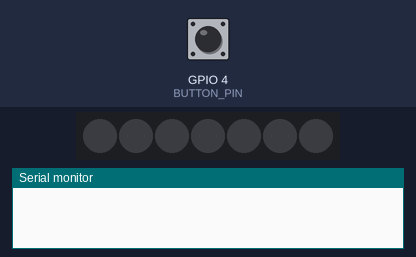
The sketch below on a simulated ESP8266 (NodeMCU). Parts: 7 RGB LEDs in strip order, left to right, the last lines printed to the serial monitor. The test bench sets the inputs (shaded band); at power-on: GPIO 4 (BUTTON_PIN) HIGH. Dim RGB values are drawn brighter than linear; random numbers use the default seed unless the sketch sets one.

Above: at 2.2 s.
2.3 s: GPIO 4 (BUTTON_PIN) pulled LOW for 0.15 s
At 2.9 s:
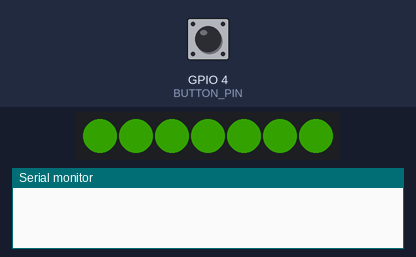
5.4 s: GPIO 4 (BUTTON_PIN) pulled LOW for 3.2 s
At 8.81 s:
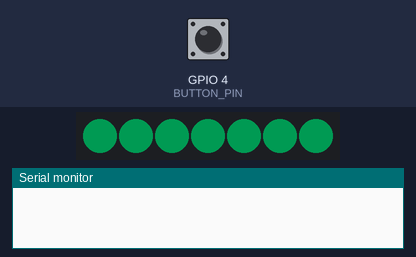
9.2 s: GPIO 4 (BUTTON_PIN) pulled LOW for 1 s
At 10.37 s:
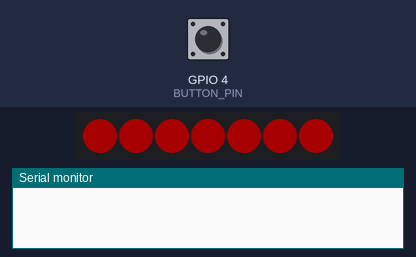
10.8 s: GPIO 4 (BUTTON_PIN) pulled LOW for 3.2 s
14.6 s: GPIO 4 (BUTTON_PIN) pulled LOW for 0.15 s
At 14.92 s:
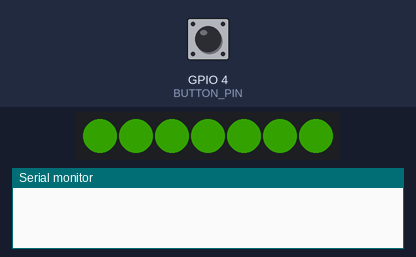
15.3 s: GPIO 4 (BUTTON_PIN) pulled LOW for 0.15 s
At 19.96 s:
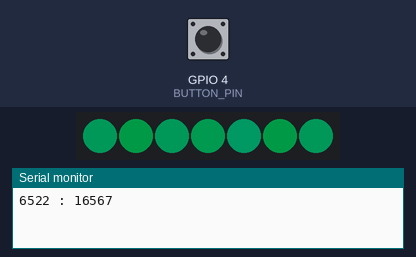
Timing chart, 0 to 22.0 s (numbered marks = the images above; inputs shaded):
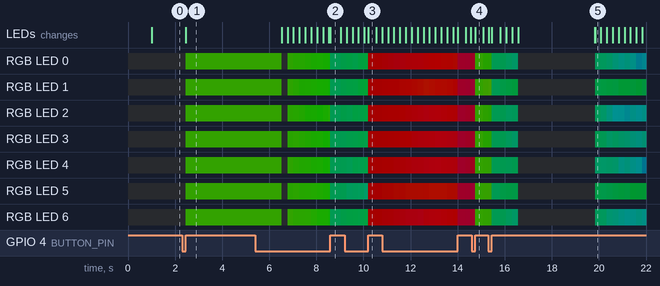

The sketch:

pixeltest.ino
```cpp
#include <FastLED.h>
#include <time.h>

#define BUTTON_PIN 4
#define NUM_LEDS 7
#define DATA_PIN 5
#define MAX_BRIGHTNESS 100
#define CTREM_VAL 7
#define VTREM_VAL 20

// LED Status Variables
CRGB leds[NUM_LEDS];
int16_t ledValDiffs[NUM_LEDS][3];
const char numColors = 4;
uint8_t colorHSVVals[numColors] = {235, 83, 129, 0};
const volatile int myColorIndex = 4;


// Current State Variables
uint8_t current_color_hue = 129;
uint8_t default_saturation = 255;
uint8_t default_brightness = MAX_BRIGHTNESS;

volatile int colorIndex = 0;
int animNum = 0;


void status(){
  //Serial.print(NUM_LEDS);
  Serial.print("[animNum: ");
  Serial.print(animNum);
  Serial.print("]\n");
  Serial.print("Defaults:\n");
  Serial.print(current_color_hue); Serial.print(" | ");
  Serial.print(default_saturation); Serial.print(" | ");
  Serial.print(default_brightness); Serial.print("\n\n");

  for(int i = 0; i< NUM_LEDS; i++){
    Serial.print("(");
    Serial.print(ledValDiffs[i][0]);
    Serial.print(",");
    Serial.print(ledValDiffs[i][1]);
    Serial.print(",");
    Serial.print(ledValDiffs[i][2]);
    Serial.print(")\n");
  }
}

void resetLED(bool lightsOn){
  //lightsOn = false: starts low to animate up
  //lightsOn = true: starts high
  for (int i = 0; i<NUM_LEDS; i++){
    ledValDiffs[i][0] = 0;
    ledValDiffs[i][1] = 0;
    if (lightsOn) {
      leds[i] = CHSV( current_color_hue, default_saturation, MAX_BRIGHTNESS);
      ledValDiffs[i][2] = 0;
    }
    else {
      leds[i] = CHSV( current_color_hue, default_saturation, 0);
      ledValDiffs[i][2] = -1*MAX_BRIGHTNESS;
    }
  }
  //status();
  FastLED.show();
}

// here are the animation-specific global variables

int8_t an1CtremSigns[NUM_LEDS];
int8_t an1VtremSign = 1;

int8_t an5LedNum = 0;
int8_t an6LedNum = -1;

int hnum;
int snum;
int vnum;

int animate(int selection){
  hnum = 0; snum = 0; vnum = 0;
  FastLED.show();
  if(selection == 0){
    //no animation. stay what it is already.
    return 0;
  }
  else if (selection == 1){
    //default color / value tremolo animation.
    //only call this if colors are already on. if they aren't, you'll need to resetLED.

    //value trem
    if (ledValDiffs[0][2] > VTREM_VAL){
      an1VtremSign = -1;
    }
    else if(ledValDiffs[0][2] < -1*VTREM_VAL){
      an1VtremSign = 1;
    }
    vnum = an1VtremSign*2;

    for (int i = 0; i < NUM_LEDS; i++){
      //color tremolo
      if (ledValDiffs[i][0] > CTREM_VAL){
        an1CtremSigns[i] = -1;
      }
      else if(ledValDiffs[i][0] < -1*CTREM_VAL){
        an1CtremSigns[i] = 1;
      }
      hnum = an1CtremSigns[i]*random(3);
      ledValDiffs[i][0]+= hnum;
      ledValDiffs[i][2]+=vnum;
      leds[i] = CHSV(current_color_hue + ledValDiffs[i][0], default_saturation, default_brightness+ledValDiffs[i][2]);
    }
    //status();
  }
  else if (selection == 5){
    //this fade in is hella broken. ignore for now, since animation 1 fades in.
    //maybe it's broken cause I never show the changes :/
    int actval = 0;
    int expval = 0;
    int increment = default_brightness / NUM_LEDS;
    bool done = true;
    //assumes off.
    //fade in. use log2 in a row.
    //an5LedNum
    for(int i = NUM_LEDS - 1; i > 0; i++){
      if(i >= an5LedNum){
        if (ledValDiffs[i][2] == -1*default_brightness){
          ledValDiffs[i][2] = -1*default_brightness +2;
          done = false;
        }
        else if(-1*ledValDiffs[i][2] < default_brightness){
          ledValDiffs[i][2] += increment;
          done = false;
        }
        else if(ledValDiffs[i][2] > 0){
          ledValDiffs[i][2] = 0;
        }
      }
    }
    if(done)
    {
      return 1;
    }
    //this one had a part where I parsed backwards for some reason.
  }
    else if (selection == 6){
    //fade out. random.
    //if the pin's value isn't off, fade that pin out incrementally and randomly.
    //once faded out / pin invalid, you need to pick another random.
    //YES this is the bogosort method, but screw you it works ok for small values
    bool done = true;
    if (an6LedNum < 0){
      //pick a new an6LedNum
      an6LedNum = random(NUM_LEDS);
    }
    else if(-1*ledValDiffs[an6LedNum][2] >= default_brightness){
      //pick a new an6LedNum
      ledValDiffs[an6LedNum][2] = -1*default_brightness;
      an6LedNum = random(NUM_LEDS);
    }
    else{
      ledValDiffs[an6LedNum][2] -= 7;
      //when it goes over it flashes. kinda cool tbh
    }

    for (int i = 0; i < NUM_LEDS; i++){
      if (ledValDiffs[i][2] != -1*default_brightness){
        done = false;
      }
      leds[i] = CHSV(current_color_hue + ledValDiffs[i][0], default_saturation, default_brightness+ledValDiffs[i][2]);
    }

    if (done){
      return 1; //when complete
    }
  }
  return 0;
}

//interrupt stuff
volatile unsigned long lastPressTS = 0; //timestamp of last button press
volatile bool btnISRFlag = false; //flag that stays on until cleared by ISR.
ICACHE_RAM_ATTR void pin_ISR(){
  // can't use millis()

  if (millis() - lastPressTS > 10){
    // 10 is debounce time in mS: if our difference is > debounce, it's legit.
    lastPressTS = millis();
    btnISRFlag = true;

    //changing color here.
    ++colorIndex;
    if(colorIndex == myColorIndex){
      ++colorIndex;
    }
    if(colorIndex >= numColors){
      colorIndex = 0;
    }
    current_color_hue = colorHSVVals[colorIndex];

    resetLED(true);
    //toggle = !toggle;
  }
}

void setup() {
  delay(500);
  Serial.begin(9600); //setting up debug output
  FastLED.addLeds<NEOPIXEL, DATA_PIN>(leds, NUM_LEDS);
  delay(500);

  //seeding for the color tremolo
  for(int u = 0; u< NUM_LEDS; u++){
    an1CtremSigns[u]=1;
  }

  pinMode(BUTTON_PIN, INPUT_PULLUP);
  attachInterrupt(digitalPinToInterrupt(BUTTON_PIN), pin_ISR, RISING);
  resetLED(false);
  animNum = 0;
}


unsigned long lastLoop = 0;
unsigned long lastSentMsg = 0;
volatile bool msgSent = false;
unsigned long pollInterval = 250;
unsigned long sendInterval = 4 * 1000;  // how long before we send a message after recipient selection
unsigned long longInterval = 10 * 1000; // how long in seconds the lantern stays on

void loop() {
  unsigned long rn = millis();
  if (rn - lastLoop > pollInterval){
    lastLoop = rn;
    /*
    if(btnISRFlag){
      lastMsg = rn;

    }*/

    if(btnISRFlag && rn - lastPressTS >= sendInterval){
      //do a bunch of stuff (send message, set long TS, etc)
      msgSent = true;
      lastSentMsg = millis();
      btnISRFlag = false;

      //flash message confirmation
      animNum = 1;
      resetLED(false);
      delay(250);
      resetLED(true);

    }

    else if (rn - lastSentMsg > longInterval && msgSent){
      // this is too jumpy. triggers every single time when out of interval.
      // sometimes cuts off interrupt and forces reset to false.
      //turning off after long interval
      Serial.print(lastSentMsg);
      Serial.print(" : ");
      Serial.print(rn);
      Serial.print("\n");
      animNum = 0;
      resetLED(false);
      msgSent = false;
    }
    animate(animNum);
  }
}
```

Measured:
- after the input at 2.3 s, RGB LED 0–6: off → RGB(11, 35, 0) after 0.15 s; the LEDs: change after 0.15 s (image 1)
